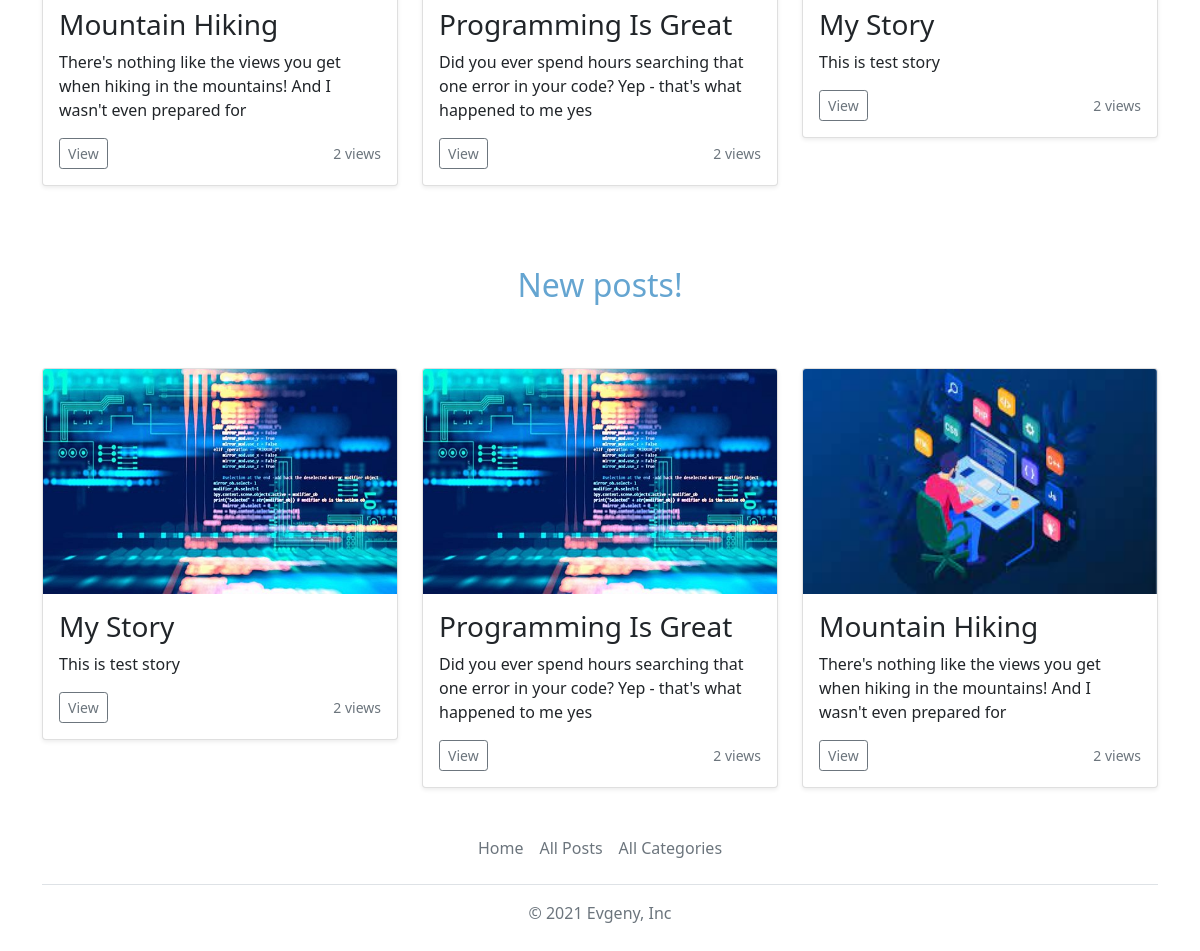
The app's page / (lower part), older data.
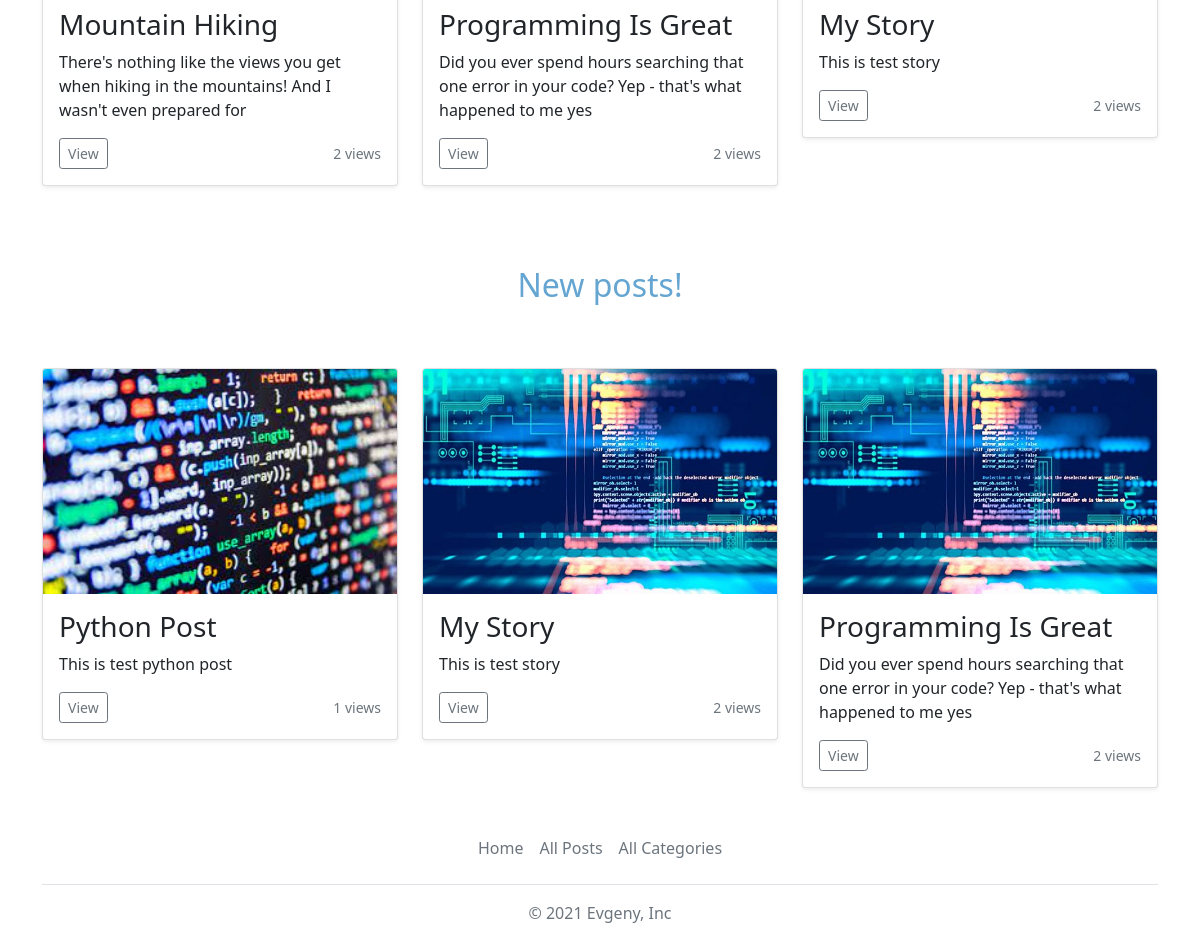
The same page, newer data.
### blog/models.py (models this page shows, shortened)
class Post(models.Model):
    title = models.CharField(max_length=20)
    views = models.IntegerField(default=0)
    excerpt = models.CharField(max_length=100)
    image = models.ImageField(upload_to='posts', null=True)
    date = models.DateField(auto_now=True)
    time = models.TimeField(auto_now=True, null=True)
    slug = models.SlugField(unique=True)
    content = models.TextField(validators=[MinLengthValidator(10)])
    author = models.ForeignKey(Author, on_delete=models.SET_NULL, null=True, related_name="posts")
    tags = models.ManyToManyField(Tag)

### blog/views.py (the view)
# urls.py: path('', views.StartingPageView.as_view(), name='starting-page'),
class StartingPageView(View):
    def get(self, request):
        popular_posts = Post.objects.order_by('-views')[:3]
        new_posts = Post.objects.order_by('-date', '-time')[:3]
        context = {
            'popular_posts': popular_posts,
            'new_posts': new_posts
        }
        return render(request, 'blog/index.html', context)

### blog/templates/blog/index.html (shortened to what this page needs)
{% extends 'base.html' %}
{% load static %}
{% block css_files %}
    <link rel="stylesheet" href="{% static 'blog/index.css' %}">
{% endblock %}
{% block content%}
    <div class="container mb">
      <div class="row">
        {% for post in popular_posts %}
        <div class="col-sm-4">
            {% include 'blog/includes/post.html' %}
        </div>
        {% endfor %}
      </div>
    </div>
    <h2 class="new-title">New posts!</h2>
    <div class="container">
      <div class="row">
        {% for post in new_posts %}
        <div class="col-sm-4">
            {% include 'blog/includes/post.html' %}
        </div>
        {% endfor %}
      </div>
    </div>
{% endblock %}

### blog/templates/blog/includes/post.html (shortened to what this page needs)
{% load static %}
{% block css_files%}
    <link href="https://getbootstrap.com/docs/5.1/dist/css/bootstrap.min.css" rel="stylesheet"
>
{% endblock %}
 <div class="col">
  <div class="card shadow-sm">
      <img src="{{ post.image.url }}" class="bd-placeholder-img card-img-top" width="100%" height="225">
    <div class="card-body">
      <h3 class="card-text">{{ post.title }}</h3>
      <p class="card-text">{{ post.excerpt }}</p>
      <div class="d-flex justify-content-between align-items-center">
        <div class="btn-group">
            <a href="{% url 'post-detail-page' post.slug %}">
                <button type="button" class="btn btn-sm btn-outline-secondary">View</button>
            </a>
        </div>
        <small class="text-muted">{{ post.views }} views</small>
      </div>
    </div>
  </div>
 </div>

Row changes from the older to the newer data that the page shows:
no longer on one of the page's lists (row unchanged): Post: title "Mountain Hiking", excerpt "There's nothing like the views you get when hiking in the mountains! And I wasn't even prepared for", views "2"
added Post: image (picture), title "Python Post", excerpt "This is test python post", views "1", shown under "New posts!"
